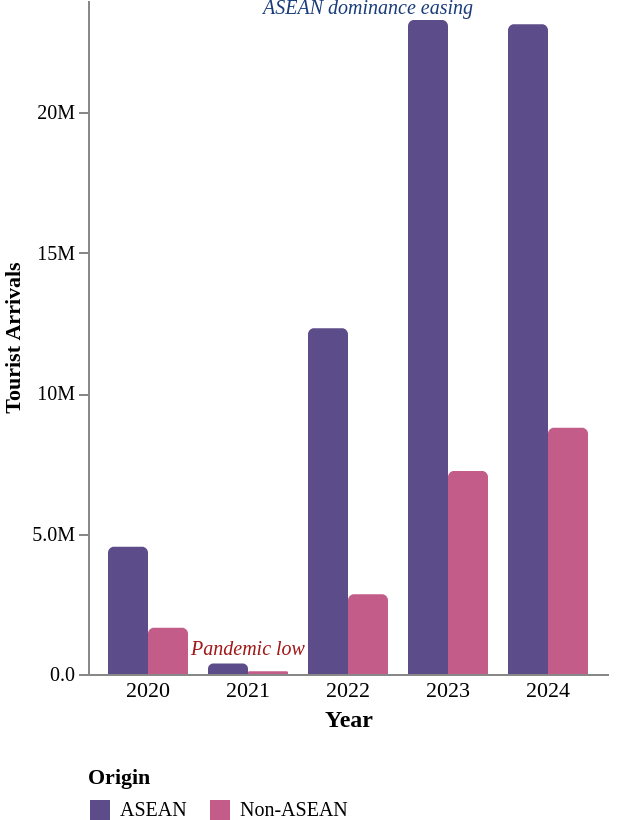

Vega-Lite specification for this chart:
### Vega-Lite specification from a JSON file in a GitHub repository (floating-point values rounded to 4 significant figures)
{"$schema": "https://vega.github.io/schema/vega-lite/v5.json", "width": "container", "height": 410, "autosize": "fit", "padding": {"top": 0, "left": 0, "right": 5, "bottom": 0}, "data": {"values": [{"year": "2020", "group": "ASEAN", "arrivals": 4528431}, {"year": "2020", "group": "Non-ASEAN", "arrivals": 1643577}, {"year": "2021", "group": "ASEAN", "arrivals": 373027}, {"year": "2021", "group": "Non-ASEAN", "arrivals": 97532}, {"year": "2022", "group": "ASEAN", "arrivals": 12311299}, {"year": "2022", "group": "Non-ASEAN", "arrivals": 2837213}, {"year": "2023", "group": "ASEAN", "arrivals": 23286007}, {"year": "2023", "group": "Non-ASEAN", "arrivals": 7229297}, {"year": "2024", "group": "ASEAN", "arrivals": 23133806}, {"year": "2024", "group": "Non-ASEAN", "arrivals": 8765360}]}, "layer": [{"mark": {"type": "bar", "cornerRadiusTopLeft": 3, "cornerRadiusTopRight": 3}, "encoding": {"x": {"field": "year", "type": "ordinal", "sort": ["2020", "2021", "2022", "2023", "2024"], "axis": {"title": "Year", "titleFont": "DM Sans", "titleFontSize": 12, "labelFont": "DM Sans", "labelFontSize": 11, "labelAngle": 0, "grid": false, "ticks": false, "domain": true}}, "y": {"field": "arrivals", "type": "quantitative", "stack": false, "axis": {"title": "Tourist Arrivals", "titleFont": "DM Sans", "titleFontSize": 11, "labelFont": "DM Sans", "labelFontSize": 10, "grid": false, "domain": true, "format": ".2s", "tickCount": 4}}, "color": {"field": "group", "type": "nominal", "scale": {"domain": ["ASEAN", "Non-ASEAN"], "range": ["#5c4d8a", "#c45c8a"]}, "legend": {"title": "Origin", "titleFont": "DM Sans", "titleFontSize": 11, "labelFont": "DM Sans", "labelFontSize": 10, "orient": "bottom"}}, "tooltip": [{"field": "year", "type": "ordinal", "title": "Year"}, {"field": "group", "type": "nominal", "title": "Origin"}, {"field": "arrivals", "type": "quantitative", "title": "Arrivals", "format": ","}], "xOffset": {"field": "group", "type": "nominal", "sort": ["ASEAN", "Non-ASEAN"]}}}, {"mark": {"type": "text", "align": "center", "baseline": "bottom", "dy": -6, "fontSize": 10, "fontStyle": "italic", "font": "DM Sans", "color": "#a01818"}, "transform": [{"filter": "datum.group === 'Non-ASEAN'"}, {"aggregate": [{"op": "sum", "field": "arrivals", "as": "total"}], "groupby": ["year"]}, {"filter": "datum.year === '2021'"}], "encoding": {"x": {"field": "year", "type": "ordinal"}, "y": {"field": "total", "type": "quantitative"}, "text": {"value": "Pandemic low"}}}, {"mark": {"type": "text", "align": "center", "baseline": "bottom", "dx": -90, "dy": -205, "fontSize": 10, "fontStyle": "italic", "font": "DM Sans", "color": "#1a3d7a"}, "transform": [{"filter": "datum.group === 'Non-ASEAN'"}, {"aggregate": [{"op": "sum", "field": "arrivals", "as": "total"}], "groupby": ["year"]}, {"filter": "datum.year === '2024'"}], "encoding": {"x": {"field": "year", "type": "ordinal"}, "y": {"field": "total", "type": "quantitative"}, "text": {"value": "ASEAN dominance easing"}}}], "config": {"background": "transparent", "view": {"stroke": "transparent"}}}
